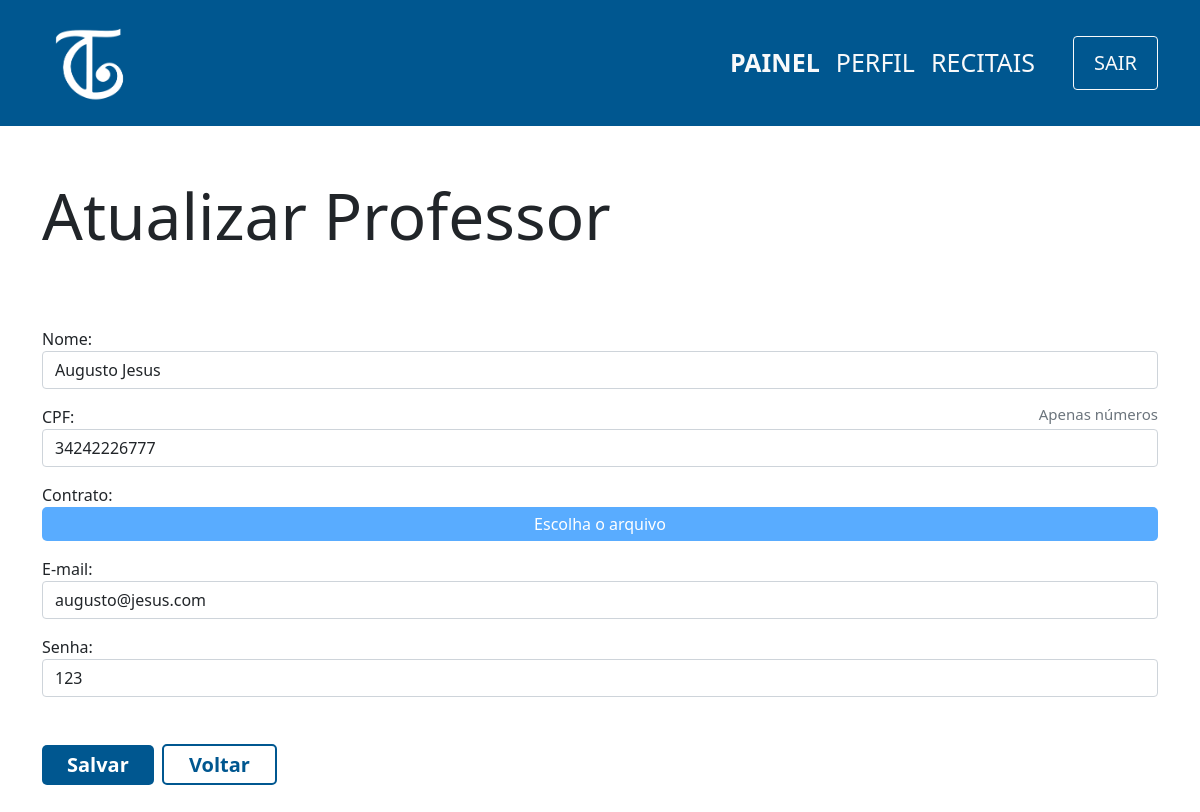
The page /view/professor/edit.php?id=2 (signed in) on the database its author committed.
### tables this page shows
CREATE TABLE professor(
                id INTEGER PRIMARY KEY ,
                cpf varchar(11) not null,
                nome varchar(100) not null,
                senha varchar(100) not null,
                email varchar(100) not null,
                contrato varchar(150)
            );

### controller/professor/edit.php (called while the page is built)
<?php
    require '../../db/connection.php';
    if(isset($_GET['id'])){
        $id = $_GET['id'];
        try {
            $sql=$db->prepare('SELECT * FROM professor WHERE id=:id');
            $sql->bindParam(':id',$id);
            $sql->execute();
            $professor=$sql->fetch();
        } catch (PDOException $e) {
            echo 'Erro ao executar comando no banco de dados: ' . $e->getMessage();
            exit();
        }
    } else {
        header('Location:../../view/professor/index.php');
    }
?>

### view/professor/edit.php (the view, shortened to what this page needs)
<?php
    include '../../layouts/navbar.php';
    include '../../controller/professor/edit.php';
?>
<div class="container">
    <div class="row mt-5">
        <h1 class="mt-1 display-3">Atualizar Professor</h1>
        <form class="mt-5" action="../../controller/professor/update.php" method="post" enctype="multipart/form-data" >
            <?php
                echo '
                <div class="form-group mt-3">
                    <label for="nome">Nome: </label>
                    <input type="text" class="form-control" id="nome" name="nome" value="'.$professor['nome'].'" required placeholder="Nome do Professor">
                </div>
                <div class="form-group mt-3">
                    <label for="cpf" class="d-flex justify-content-between">
                    <span>CPF:</span>
                    <span class="text-muted display-3" style="font-size:15px;">Apenas números</span>
                    </label>
                    <input type="text" class="form-control" id="cpf" name="cpf" minlength="11" maxlength="11" value="'.$professor['cpf'].'" required placeholder="00000000000">
                </div>
                <div class="form-group mt-3">
                    <label for="contrato" class="d-flex justify-content-between">
                        <span>Contrato:</span>
                    </label>
                        <label for="contrato" id="btnFile" class="btn-file">Escolha o arquivo</label>
                </div>
                <div class="form-group mt-3">
                    <label for="email">E-mail:</label>
                    <input type="email" class="form-control" id="email" name="email" value="'.$professor['email'].'" placeholder="exemplo@email.com">
                </div>
                <div class="form-group mt-3">
                    <label for="senha">Senha:</label>
                    <input type="text" class="form-control" id="senha" name="senha" placeholder="Nova Senha" required value="'.$professor['senha'].'">
                </div>
                <input type="hidden" class="form-control" id="id" name="id" value="'.$professor['id'].'">
                <input type="hidden" class="form-control" id="contrato" name="contrato" value="'.$professor['contrato'].'">
                <div class=" mt-5 mb-5">
                    <button type="submit" class="btn-principal">Salvar</button>
                    <span class="btn-secundario mx-1">
                        <a href="index.php" style="text-decoration:none;color:#005790">Voltar</a>
                    </span>
                </div>
                ';
            ?>
        </form>
    </div>
</div>

### css/style.css (style rules this page uses)
a { text-decoration: none; color:white; }
.btn-principal { background-color: #005790; color:white; padding: 5px 25px; font-weight: 600; font-size:20px; border:none; border-radius:5px; cursor: pointer; text-decoration: none; }
.btn-secundario { box-sizing: border-box; text-decoration: none; background-color: white; color: #005790; text-decoration:none; padding: 5px 25px; font-weight: 600; font-size:20px; border: solid 2px #005790; border-radius:5px; cursor: pointer; }

### view/professor/edit.php (style rules this page uses)
.btn-file { background-color: #59acff; cursor: pointer; color: white; border-radius: 5px; padding: 5px 10px; font-weight: lighter; width: auto; display: block; text-align: center; transition: 0.3s ease; }

### rows shown on the page
professor: nome "Augusto Jesus", cpf "34242226777", email "augusto@jesus.com", senha "123"
